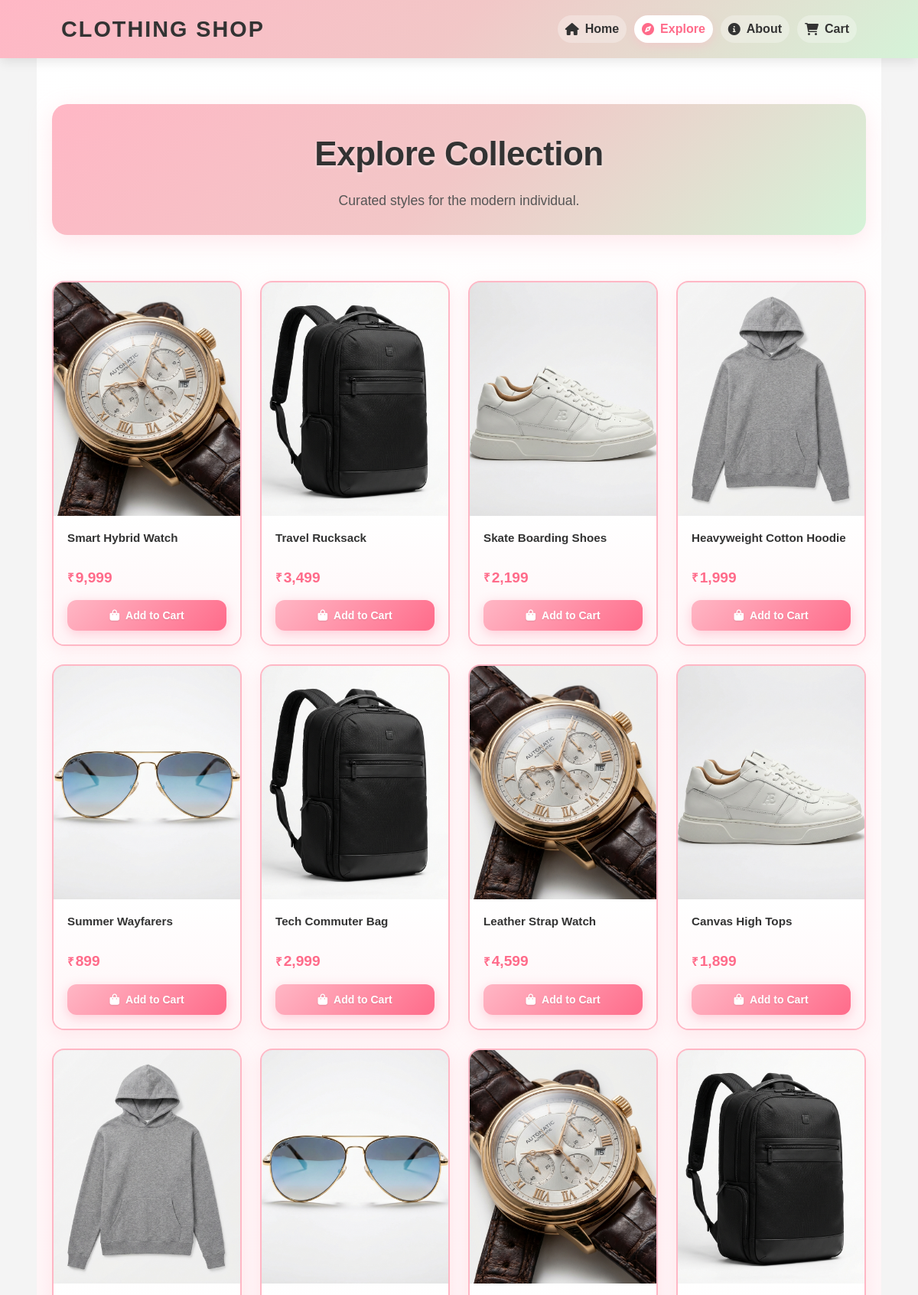
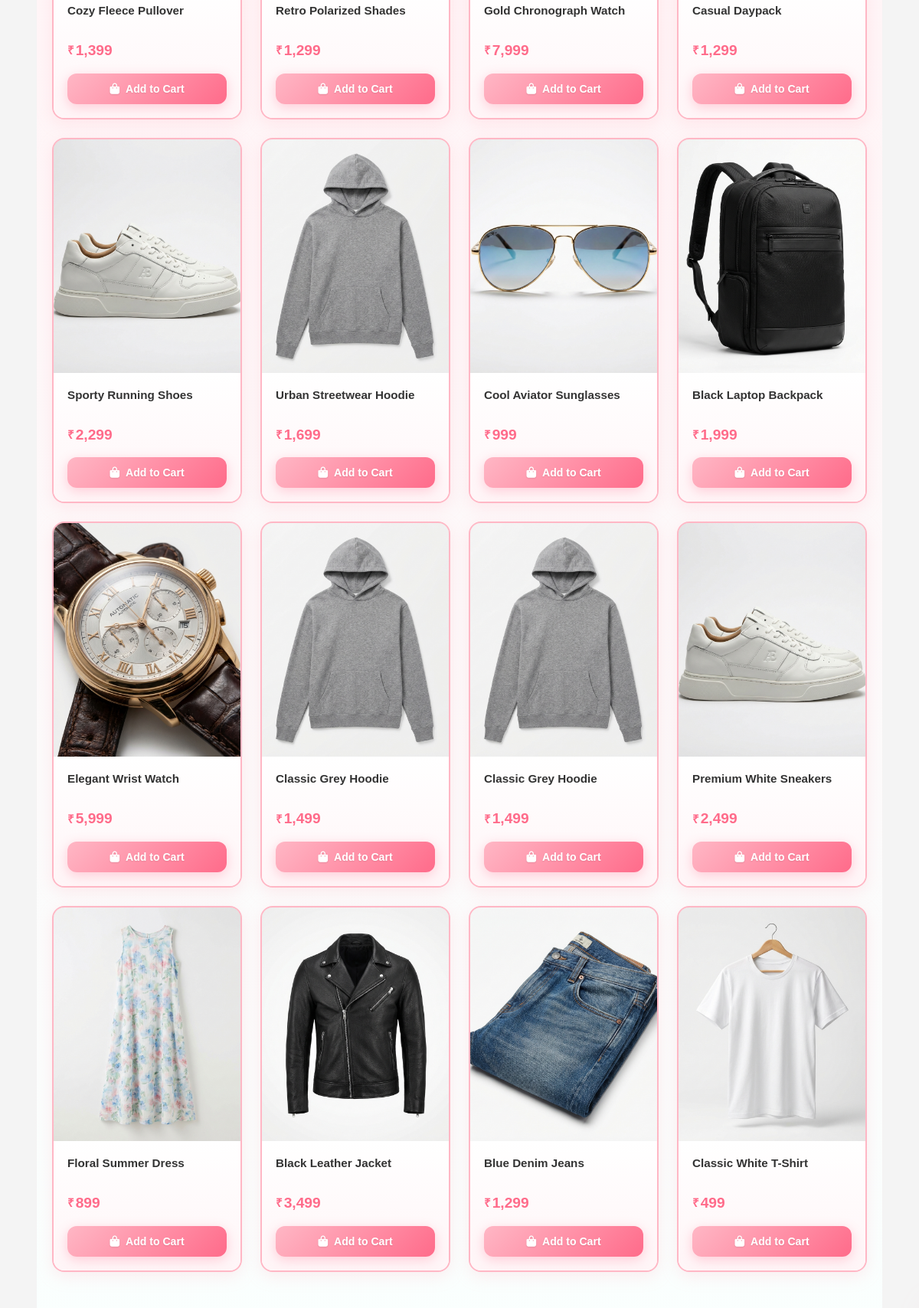
Screenshot of /explore.php (upper part) with the database file from the repository (2 pictures, top to bottom).
### tables this page shows
CREATE TABLE IF NOT EXISTS `products` (
    `id` INT AUTO_INCREMENT PRIMARY KEY,
    `name` VARCHAR(255) NOT NULL,
    `price` DECIMAL(10,2) NOT NULL,
    `color` VARCHAR(50),
    `cloth_type` VARCHAR(100),
    `length` VARCHAR(50),
    `size` VARCHAR(50),
    `material` VARCHAR(100),
    `description` TEXT,
    `image` VARCHAR(255) NOT NULL,
    `status` ENUM('active', 'inactive') DEFAULT 'active',
    `created_at` TIMESTAMP DEFAULT CURRENT_TIMESTAMP
);

### explore.php (the view, shortened to what this page needs)
<?php
require 'db_connect.php';
$order_by = "created_at DESC, id DESC";
$where_clause = "WHERE status='active'";
$sql = "SELECT id, name, price, image, color, size FROM products $where_clause ORDER BY $order_by";
$result = $conn->query($sql);
$products = [];
if ($result) {
    while ($row = $result->fetch_assoc()) {
        $products[] = $row;
    }
}
$product_count = count($products);
require 'includes/header.php';
?>
<main class="explore-container">
    <div class="explore-header">
        <h1 class="explore-title">Explore Collection</h1>
        <p class="explore-subtitle">Curated styles for the modern individual.</p>
    </div>
    <div class="explore-product-grid" id="productGrid">
        <?php if ($product_count > 0): ?>
            <?php
            $card_index = 0;
            foreach ($products as $product):
                $card_index++;
                $pid = (int) $product['id'];
                $pname = htmlspecialchars($product['name'], ENT_QUOTES, 'UTF-8');
                $pprice = number_format($product['price']);
                $pimage = htmlspecialchars($product['image']);
                ?>
                <article class="explore-product-card" data-index="<?php echo $card_index; ?>">
                    <a href="product.php?id=<?php echo $pid; ?>" class="explore-product-image-link">
                        <img src="assets/images/<?php echo $pimage; ?>" alt="<?php echo $pname; ?>"
                            class="explore-product-image" loading="lazy">
                    </a>
                    <div class="explore-product-info">
                        <h3 class="explore-product-name">
                            <a href="product.php?id=<?php echo $pid; ?>" class="explore-product-name-link">
                                <?php echo $pname; ?>
                            </a>
                        </h3>
                        <div class="explore-product-price">
                            <span class="explore-currency">₹</span><?php echo $pprice; ?>
                        </div>
                        <button type="button" class="explore-add-cart-btn"
                            onclick="addToCart(<?php echo $pid; ?>, '<?php echo addslashes($pname); ?>', this)">
                            <i class="fas fa-shopping-bag explore-cart-icon"></i>
                            <span class="explore-cart-text">Add to Cart</span>
                        </button>
                    </div>
                </article>
            <?php endforeach; ?>
        <?php endif; ?>
    </div>
</main>
<?php require 'includes/footer.php'; ?>

### assets/css/style.css (style rules this page uses)
* { margin: 0; padding: 0; box-sizing: border-box; font-family: 'Arial', sans-serif; }
body { background-color: #f4f4f4; color: #333; line-height: 1.6; }
a { text-decoration: none; color: inherit; }

### assets/css/explore.css (style rules this page uses)
.explore-container { width: 92%; max-width: 1440px; margin: 0 auto; padding: 60px 20px; min-height: calc(100vh - 200px); background: linear-gradient(180deg, #FFFFFF 0%, #FFF5F7 50%, #FAFFFE 100%); font-family: 'Poppins', -apple-system, BlinkMacSystemFont, sans-serif; box-sizing: border-box; }
.explore-container *, .explore-container *::before, .explore-container *::after { box-sizing: border-box; }
.explore-header { text-align: center; margin-bottom: 45px; padding: 30px; background: linear-gradient(135deg, #FFB7C5 0%, #F2C7C7 50%, #D5F3D8 100%); border-radius: 20px; box-shadow: 0 8px 30px rgba(255, 183, 197, 0.3); }
.explore-title { font-size: 2.75rem; font-weight: 700; margin: 0 0 12px 0; letter-spacing: -0.5px; color: #333; text-shadow: 0 2px 4px rgba(255, 255, 255, 0.5); }
.explore-subtitle { font-size: 1.1rem; color: #555; max-width: 500px; margin: 0 auto; line-height: 1.6; }
.explore-product-grid { display: grid; gap: 24px; padding: 15px 0; }
@media (min-width: 1100px) { .explore-product-grid { grid-template-columns: repeat(4, 1fr); } }
.explore-product-card { background: #FFFFFF; border: 2px solid #FFB7C5; border-radius: 16px; overflow: hidden; box-shadow: 0 6px 20px rgba(255, 183, 197, 0.25); transition: all 0.3s ease; display: flex; flex-direction: column; animation: cardFadeIn 0.4s ease forwards; opacity: 0; }
.explore-product-card[data-index="1"] { animation-delay: 0.05s; }
.explore-product-card[data-index="2"] { animation-delay: 0.08s; }
.explore-product-card[data-index="3"] { animation-delay: 0.11s; }
.explore-product-card[data-index="4"] { animation-delay: 0.14s; }
.explore-product-card[data-index="5"] { animation-delay: 0.17s; }
.explore-product-card[data-index="6"] { animation-delay: 0.20s; }
.explore-product-card[data-index="7"] { animation-delay: 0.23s; }
.explore-product-card[data-index="8"] { animation-delay: 0.26s; }
.explore-product-card[data-index="9"] { animation-delay: 0.29s; }
.explore-product-card[data-index="10"] { animation-delay: 0.32s; }
.explore-product-card[data-index="11"] { animation-delay: 0.35s; }
.explore-product-card[data-index="12"] { animation-delay: 0.38s; }
.explore-product-image-link { display: block; aspect-ratio: 4 / 5; overflow: hidden; background: linear-gradient(135deg, #FFB7C5 0%, #F2C7C7 50%, #D5F3D8 100%); position: relative; }
.explore-product-image-link::before { content: ''; position: absolute; top: 0; left: 0; right: 0; bottom: 0; background: linear-gradient(135deg, rgba(255, 183, 197, 0.1), rgba(213, 243, 216, 0.1)); opacity: 0; transition: opacity 0.3s ease; z-index: 1; }
.explore-product-image { width: 100%; height: 100%; object-fit: cover; transition: transform 0.4s ease; }
.explore-product-info { padding: 18px; flex-grow: 1; display: flex; flex-direction: column; background: linear-gradient(180deg, #FFFFFF 0%, #FFF5F7 100%); }
.explore-product-name { font-size: 0.95rem; font-weight: 600; margin: 0 0 10px 0; line-height: 1.4; min-height: 2.5em; display: -webkit-box; -webkit-line-clamp: 2; line-clamp: 2; -webkit-box-orient: vertical; overflow: hidden; }
.explore-product-name-link { text-decoration: none; color: #333; transition: color 0.2s ease; }
.explore-product-price { font-size: 1.2rem; font-weight: 700; color: #FF6B8A; margin-bottom: 14px; display: flex; align-items: center; }
.explore-currency { font-size: 0.95rem; margin-right: 2px; }
.explore-add-cart-btn { margin-top: auto; width: 100%; padding: 12px 16px; border: none; background: linear-gradient(135deg, #FFB7C5 0%, #FF6B8A 100%); color: #FFFFFF; border-radius: 12px; font-weight: 600; font-size: 0.88rem; cursor: pointer; display: flex; align-items: center; justify-content: center; gap: 8px; transition: all 0.3s ease; font-family: inherit; text-shadow: 0 1px 2px rgba(0, 0, 0, 0.1); box-shadow: 0 4px 15px rgba(255, 107, 138, 0.3); }
.explore-cart-icon { font-size: 0.9rem; }
.explore-cart-text { display: inline; }

### rows the page displays
products: image (picture), name "Smart Hybrid Watch", price "9,999"
products: image (picture), name "Travel Rucksack", price "3,499"
products: image (picture), name "Skate Boarding Shoes", price "2,199"
products: image (picture), name "Heavyweight Cotton Hoodie", price "1,999"
products: image (picture), name "Summer Wayfarers", price "899"
products: image (picture), name "Tech Commuter Bag", price "2,999"
products: image (picture), name "Leather Strap Watch", price "4,599"
products: image (picture), name "Canvas High Tops", price "1,899"
products: image (picture), name "Cozy Fleece Pullover", price "1,399"
products: image (picture), name "Retro Polarized Shades", price "1,299"
products: image (picture), name "Gold Chronograph Watch", price "7,999"
products: image (picture), name "Casual Daypack", price "1,299"
products: image (picture), name "Sporty Running Shoes", price "2,299"
products: image (picture), name "Urban Streetwear Hoodie", price "1,699"
products: image (picture), name "Cool Aviator Sunglasses", price "999"
products: image (picture), name "Black Laptop Backpack", price "1,999"
products: image (picture), name "Elegant Wrist Watch", price "5,999"
products: image (picture), name "Classic Grey Hoodie", price "1,499"
products: image (picture), name "Classic Grey Hoodie", price "1,499"
products: image (picture), name "Premium White Sneakers", price "2,499"
products: image (picture), name "Floral Summer Dress", price "899"
products: image (picture), name "Black Leather Jacket", price "3,499"
products: image (picture), name "Blue Denim Jeans", price "1,299"
products: image (picture), name "Classic White T-Shirt", price "499"
